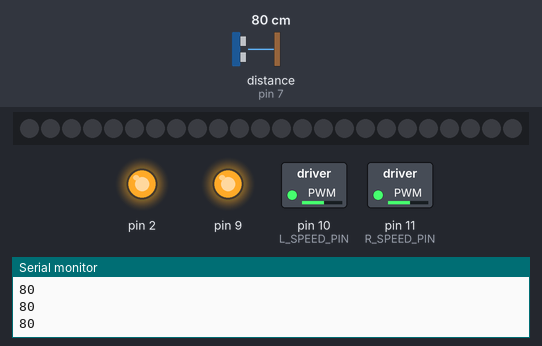
Bench run of a sketch on a simulated Arduino Uno, built with avr-gcc and run on an emulated ATmega328P. Parts: 24 RGB LEDs in strip order, left to right, switched loads named in the sketch (green lamp = pin HIGH), output pins drawn as LEDs (lit = HIGH), the last lines printed to the serial monitor. The inputs (shaded band) are chosen by the test bench; at power-on: distance to the obstacle (sensor on pin 7) 80 cm. The echo pulse lasts 58.3 µs per cm.

Above: at 6.2 s.
6.3 s: distance to the obstacle (sensor on pin 7) set to 47 cm
7.8 s: distance to the obstacle (sensor on pin 7) set to 40 cm
At 8.8 s:
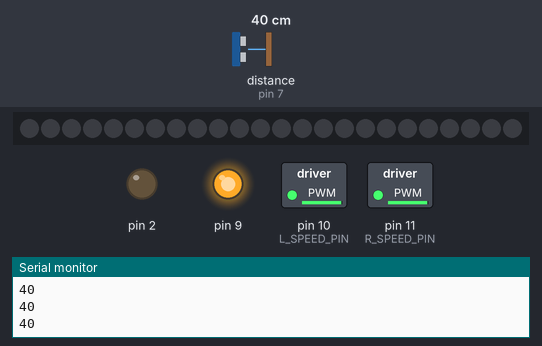
9.5 s: distance to the obstacle (sensor on pin 7) set to 60 cm
At 10.7 s:
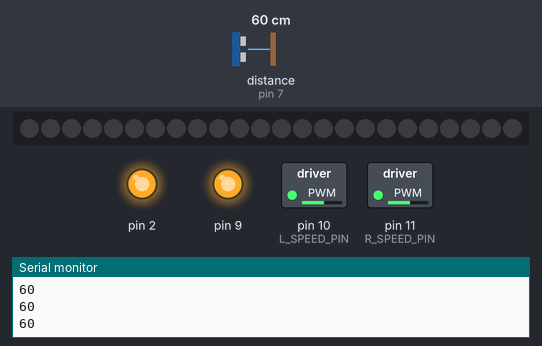
11.0 s: distance to the obstacle (sensor on pin 7) set to 2 cm
At 11.5 s:
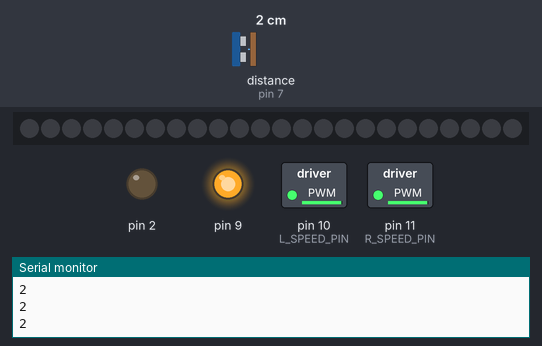
Timing chart, 0 to 13.5 s (numbered marks = the images above; inputs shaded):
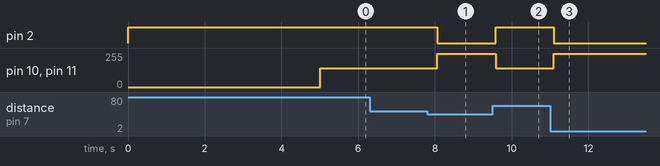

Measured:
- the behaviour switches between 45 and 44 cm on distance to the obstacle (sensor on pin 7) (found by bisection; images 0 and 1)
- after the input at 7.8 s, pin 2: HIGH → LOW after 0.26 s; pin 10 (L_SPEED_PIN), pin 11 (R_SPEED_PIN): 140/255 → 250/255 after 0.26 s
- after the input at 9.5 s, pin 2: LOW → HIGH after 0.08 s; pin 10 (L_SPEED_PIN), pin 11 (R_SPEED_PIN): 250/255 → 140/255 after 0.08 s
- after the input at 11.0 s, pin 2: HIGH → LOW after 0.10 s; pin 10 (L_SPEED_PIN), pin 11 (R_SPEED_PIN): 140/255 → 250/255 after 0.10 s

The sketch:

Sumobot_code.ino
```cpp
#include <Ultrasonic.h>
#include <Adafruit_NeoPixel.h>

#define NEO_PIN 5
#define NUMPIXELS 24

// #define L_SPEED_PIN 9
// #define L_CONTROL_1 A2
// #define L_CONTROL_2 A1
#define L_SPEED_PIN 10
#define L_CONTROL_1 2
#define L_CONTROL_2 4

// #define R_SPEED_PIN 10
// #define R_CONTROL_1 A2
// #define R_CONTROL_2 A3
#define R_SPEED_PIN 11
#define R_CONTROL_1 9
#define R_CONTROL_2 8

#define IR_SENS_B A5
#define IR_SENS_F A4
#define ULTRA_ECHO 7
#define ULTRA_TRIG 6

class motorDriver {
public:
  motorDriver(int speedPin, int controlPin, int controlPin2) {
    m_speedPin = speedPin;
    m_controlPin = controlPin;
    m_controlPin2 = controlPin2;
  }
  void startDriver() {
    pinMode(m_speedPin, OUTPUT);
    pinMode(m_controlPin, OUTPUT);
    pinMode(m_controlPin, OUTPUT);

    digitalWrite(m_controlPin, HIGH);
    digitalWrite(m_controlPin2, LOW);
    m_direction = false;
  }

  void flipRotation() {
    m_direction = !m_direction;

    if (m_direction) {
      digitalWrite(m_controlPin, LOW);
      digitalWrite(m_controlPin2, HIGH);
    } else {
      digitalWrite(m_controlPin, HIGH);
      digitalWrite(m_controlPin2, LOW);
    }
  }


  void setSpeed(int speed) {
    analogWrite(m_speedPin, speed);
  }

  void setDirection(int value) {
    if (value >= 0) {
      m_direction = true;
    } else {
      m_direction = false;
    }

    if (m_direction) {
      digitalWrite(m_controlPin, LOW);
      digitalWrite(m_controlPin2, HIGH);
    } else {
      digitalWrite(m_controlPin, HIGH);
      digitalWrite(m_controlPin2, LOW);
    }
  }

  bool m_direction;
  int m_speedPin;
  int m_controlPin;
  int m_controlPin2;
};

class irSensor {
public:
  irSensor(int pin) {
    sensor_pin = pin;
  }
  startSens() {
    pinMode(sensor_pin, INPUT);
  }
  bool get() {
    return digitalRead(sensor_pin);
  }
  int sensor_pin;
};

class DriveBase {
public:
  DriveBase(motorDriver* left, motorDriver* right) {
    m_motorLeft = left;
    m_motorRight = right;
  }

  tankDrive(int left, int right) {
    m_motorLeft->setDirection(-left * flip_dir);
    m_motorLeft->setSpeed(abs(left));

    m_motorRight->setDirection(right * flip_dir);
    m_motorRight->setSpeed(abs(right));
  }


  int flip_dir = 1;
  motorDriver* m_motorLeft;
  motorDriver* m_motorRight;
};

motorDriver leftMotor{ L_SPEED_PIN, L_CONTROL_1, L_CONTROL_2 };
motorDriver rightMotor{ R_SPEED_PIN, R_CONTROL_1, R_CONTROL_2 };
DriveBase driveBase{ &leftMotor, &rightMotor };

Ultrasonic frontUltrasonic{ ULTRA_TRIG, ULTRA_ECHO };
irSensor frontSensor{ IR_SENS_F };
irSensor backSensor{ IR_SENS_B };

Adafruit_NeoPixel pixels(NUMPIXELS, NEO_PIN, NEO_GRB + NEO_KHZ800);

void setup() {
  // put your setup code here, to run once:
  // init everything
  leftMotor.startDriver();
  rightMotor.startDriver();
  frontSensor.startSens();
  backSensor.startSens();
  pixels.begin(); //start the object
  Serial.begin(9600);

  driveBase.flip_dir = -1;
  delay(5000);
}

int counter = 0;


void showRed() {
  for (int i = (counter/8) % 2; i < pixels.numPixels(); i++) {
    pixels.setPixelColor(i, 255, 5, 0);
    pixels.setPixelColor(++i, 0, 0, 0);
  }

  if ((counter/8) % 2 == 1) {
    pixels.setPixelColor(0, 0, 0, 0);

  }

  pixels.show();
}

void showBlue() {
  for (int i = 0; i < pixels.numPixels(); i++) {
    pixels.setPixelColor(i, 100, 100, 100);
  }
  pixels.show();
}

void showGreen() {
  for (int i = 0; i < pixels.numPixels(); i++) {
    pixels.setPixelColor(i, 0, 255, 0);
  }
  pixels.show();
}

int distance_front = 0;
int delta_time = 0;
int previous_time = 0;

int ultraSonic_timer = 300;

void loop() {
  // put your main code here, to run repeatedly:

  if(ultraSonic_timer > 250) {
   distance_front = frontUltrasonic.read();
   ultraSonic_timer = 0;
  }
  Serial.println(distance_front);

  // Serial.print("Ultrasonic Distance: ");
  // Serial.println(distance_front);
  // Serial.print(" IR_F: ");
  // Serial.print(frontSensor.get());
  // Serial.print(" IR_B: ");
  // Serial.println(backSensor.get());
  // delay(100);

  // leftMotor.setSpeed(255);
  // leftMotor.setDirection(1);
  // rightMotor.setSpeed(255);
  // rightMotor.setDirection(1);

  // if (frontSensor.get()) {
  //   showGreen();
  //   driveBase.tankDrive(-255, -255);
  //     delay(1000);
  //     driveBase.tankDrive(200, -200);
  //     delay (1000);
      // driveBase.tankDrive(255, 255);

  // }

  // driveBase.tankDrive(0, 100);

  if (distance_front < 45) {
    driveBase.tankDrive(250, 250);
  } else {
    driveBase.tankDrive(-140, 140);
  }


    // if (distance_front > 50) {
    //   showBlue();
    //   // if (counter < 200) {
    //   //   driveBase.tankDrive(-100, 100);
    //   // } else if (counter < 1000) {
    //   //   driveBase.tankDrive(100, -100);
    //   // } else {
    //   //   counter = 0;
    //   // }
    //   driveBase.tankDrive(-160, 160);
    // } else {
    //   // Serial.println("THIS");
    //   driveBase.tankDrive(250, 250);
    //   showRed();
    // }

  counter++;
  delta_time = millis() - previous_time;
  previous_time = millis();
  ultraSonic_timer += delta_time;
}
```
